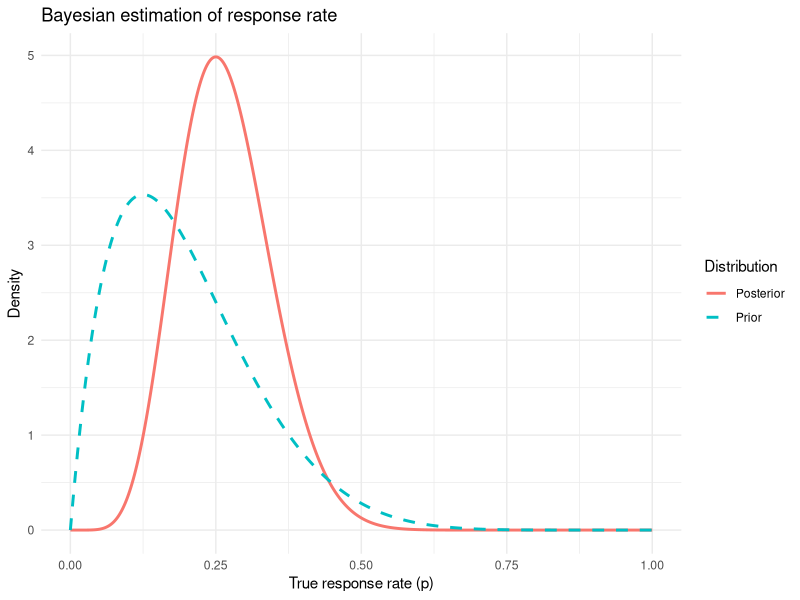

The R script that drew this image:
## ---- chunk 1
#| include: false
#| eval: true
library(tidyverse)
library(broom)
## ---- chunk 2
#| eval: true

# Observed data
k <- 6   # successes (responders)
n <- 20  # total patients

# Prior: weakly informative — centred at 20% response (from prior literature)
alpha_prior <- 2
beta_prior  <- 8

# Posterior parameters
alpha_post <- alpha_prior + k
beta_post  <- beta_prior + (n - k)

# Posterior mean and 95% credible interval
post_mean <- alpha_post / (alpha_post + beta_post)
cri_95    <- qbeta(c(0.025, 0.975), alpha_post, beta_post)

cat("Posterior mean:", round(post_mean, 3), "\n")
cat("95% Credible Interval:", round(cri_95, 3), "\n")
## ---- chunk 3
#| eval: true
#| fig.cap: "Prior (dashed) and posterior (solid) distributions for the response rate. The posterior is narrower, shifted towards the data."

p_grid <- seq(0, 1, length.out = 500)

prior_dens <- dbeta(p_grid, alpha_prior, beta_prior)
post_dens  <- dbeta(p_grid, alpha_post, beta_post)

tibble(p = p_grid, Prior = prior_dens, Posterior = post_dens) %>%
  pivot_longer(-p, names_to = "Distribution", values_to = "Density") %>%
  ggplot(aes(x = p, y = Density, colour = Distribution, linetype = Distribution)) +
  geom_line(linewidth = 1) +
  scale_linetype_manual(values = c("Prior" = "dashed", "Posterior" = "solid")) +
  labs(
    title = "Bayesian estimation of response rate",
    x = "True response rate (p)",
    y = "Density"
  ) +
  theme_minimal()
